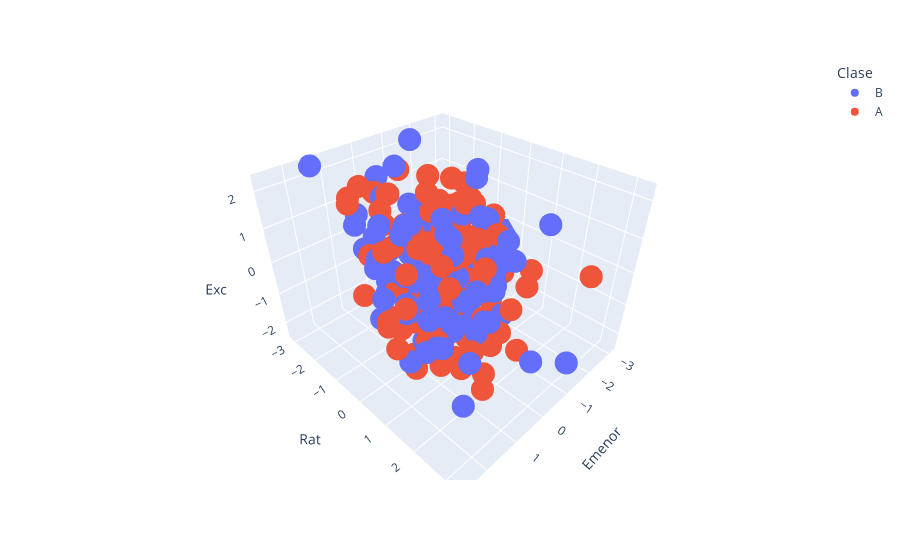

Notebook code cell kept with this figure:
### Code cell
fig = px.scatter_3d(data_pt_df[features_reduced_set+["Clase"]], x="Emenor", y="Rat", z="Exc", 
                    color="Clase"
    )
fig.show()

### Figure 1 — Plotly figure (JSON) as saved in the notebook; plotly's stock layout.template omitted (floating-point values rounded to 4 significant figures; data arrays with more than 128 entries replaced by an {"elided": "..."} marker saying what was removed)
{"data": [{"hovertemplate": "Clase=B<br>Emenor=%{x}<br>Rat=%{y}<br>Exc=%{z}<extra></extra>", "legendgroup": "B", "marker": {"color": "#636efa", "symbol": "circle"}, "mode": "markers", "name": "B", "scene": "scene", "showlegend": true, "type": "scatter3d", "x": {"elided": "162 float values"}, "y": {"elided": "162 float values"}, "z": {"elided": "162 float values"}}, {"hovertemplate": "Clase=A<br>Emenor=%{x}<br>Rat=%{y}<br>Exc=%{z}<extra></extra>", "legendgroup": "A", "marker": {"color": "#EF553B", "symbol": "circle"}, "mode": "markers", "name": "A", "scene": "scene", "showlegend": true, "type": "scatter3d", "x": {"elided": "164 float values"}, "y": {"elided": "164 float values"}, "z": {"elided": "164 float values"}}], "layout": {"legend": {"title": {"text": "Clase"}, "tracegroupgap": 0}, "margin": {"t": 60}, "scene": {"domain": {"x": [0, 1], "y": [0, 1]}, "xaxis": {"title": {"text": "Emenor"}}, "yaxis": {"title": {"text": "Rat"}}, "zaxis": {"title": {"text": "Exc"}}}}}
